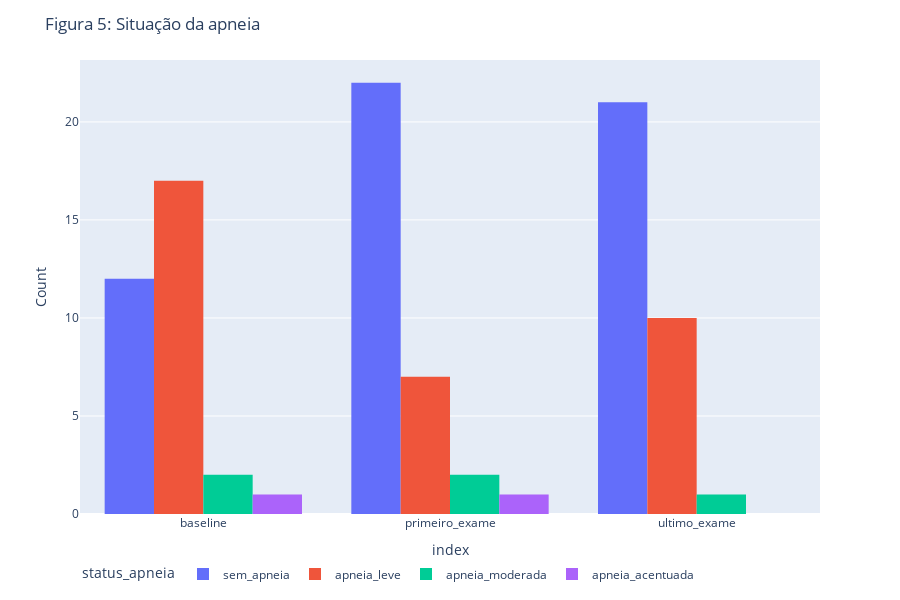

Source (notebook cell):
### Code cell
pd.options.plotting.backend = "plotly"
fg = pd.concat([df_baseline.groupby("status_apneia")[["status_apneia"]].count(),
                 df_primeiro_exame.groupby("status_apneia")[["status_apneia"]].count(),
                 df_ultimo_exame.groupby("status_apneia")[["status_apneia"]].count()],axis=1)

fg.columns = ["baseline","primeiro_exame","ultimo_exame"]
# fg = fg["baseline","primeiro_exame","ultimo_exame"]
fg = fg.T

fg = fg[["sem_apneia", "apneia_leve", "apneia_moderada", "apneia_acentuada"]]
print(fg)

fig = px.histogram(fg, x=fg.index, y=fg.columns, barmode='group',
             height=400)

fig.update_layout(
    title = "Figura 5: Situação da apneia",
    dragmode="zoom",
    hovermode="x",
    legend=dict(orientation="h"),
    height=600,
)

# fig.update_traces(
#     marker_color = ['green', 'yellow', 'orange', 'red'],
# )

# fig.update_xaxes(title = "grupo_idade")
fig.update_yaxes(title_text="Count")

fig.show()
fig.write_image("../reports/figures/status_apneia.png")

### Figure 1 — Plotly figure (JSON) as saved in the notebook; plotly's stock layout.template omitted (floating-point values rounded to 4 significant figures)
{"data": [{"alignmentgroup": "True", "bingroup": "x", "histfunc": "sum", "hovertemplate": "status_apneia=sem_apneia<br>index=%{x}<br>sum of value=%{y}<extra></extra>", "legendgroup": "sem_apneia", "marker": {"color": "#636efa", "pattern": {"shape": ""}}, "name": "sem_apneia", "offsetgroup": "sem_apneia", "orientation": "v", "showlegend": true, "type": "histogram", "x": ["baseline", "primeiro_exame", "ultimo_exame"], "xaxis": "x", "y": [12, 22, 21], "yaxis": "y"}, {"alignmentgroup": "True", "bingroup": "x", "histfunc": "sum", "hovertemplate": "status_apneia=apneia_leve<br>index=%{x}<br>sum of value=%{y}<extra></extra>", "legendgroup": "apneia_leve", "marker": {"color": "#EF553B", "pattern": {"shape": ""}}, "name": "apneia_leve", "offsetgroup": "apneia_leve", "orientation": "v", "showlegend": true, "type": "histogram", "x": ["baseline", "primeiro_exame", "ultimo_exame"], "xaxis": "x", "y": [17, 7, 10], "yaxis": "y"}, {"alignmentgroup": "True", "bingroup": "x", "histfunc": "sum", "hovertemplate": "status_apneia=apneia_moderada<br>index=%{x}<br>sum of value=%{y}<extra></extra>", "legendgroup": "apneia_moderada", "marker": {"color": "#00cc96", "pattern": {"shape": ""}}, "name": "apneia_moderada", "offsetgroup": "apneia_moderada", "orientation": "v", "showlegend": true, "type": "histogram", "x": ["baseline", "primeiro_exame", "ultimo_exame"], "xaxis": "x", "y": [2, 2, 1], "yaxis": "y"}, {"alignmentgroup": "True", "bingroup": "x", "histfunc": "sum", "hovertemplate": "status_apneia=apneia_acentuada<br>index=%{x}<br>sum of value=%{y}<extra></extra>", "legendgroup": "apneia_acentuada", "marker": {"color": "#ab63fa", "pattern": {"shape": ""}}, "name": "apneia_acentuada", "offsetgroup": "apneia_acentuada", "orientation": "v", "showlegend": true, "type": "histogram", "x": ["baseline", "primeiro_exame", "ultimo_exame"], "xaxis": "x", "y": [1, 1, null], "yaxis": "y"}], "layout": {"barmode": "group", "dragmode": "zoom", "height": 600, "hovermode": "x", "legend": {"orientation": "h", "title": {"text": "status_apneia"}, "tracegroupgap": 0}, "margin": {"t": 60}, "title": {"text": "Figura 5: Situação da apneia"}, "xaxis": {"anchor": "y", "domain": [0, 1], "title": {"text": "index"}}, "yaxis": {"anchor": "x", "domain": [0, 1], "title": {"text": "Count"}}}}
